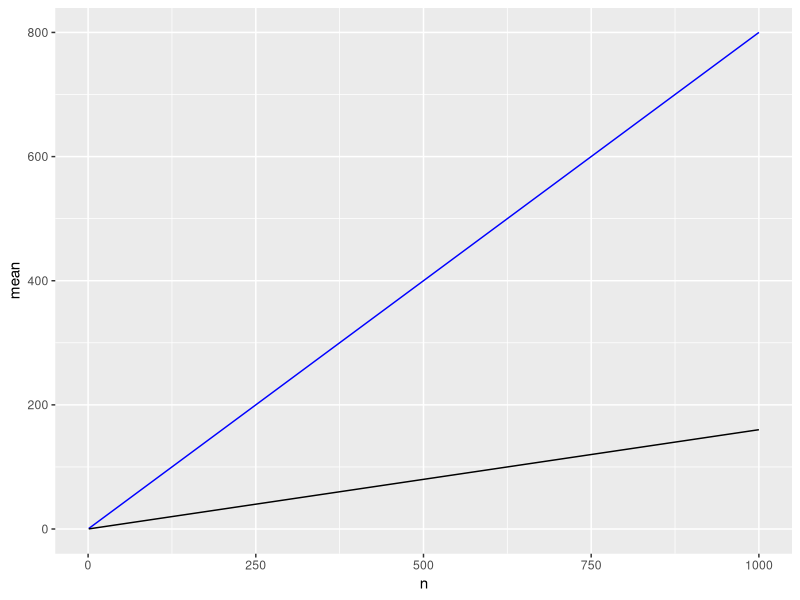
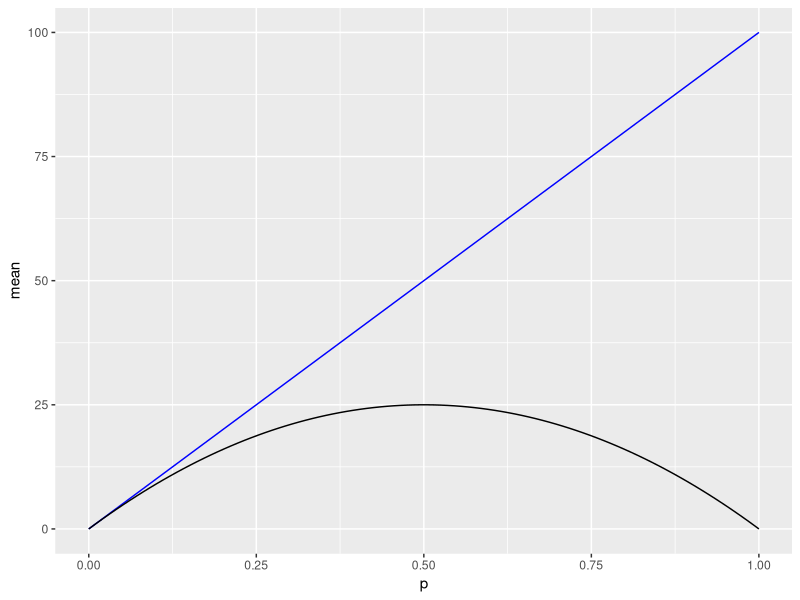
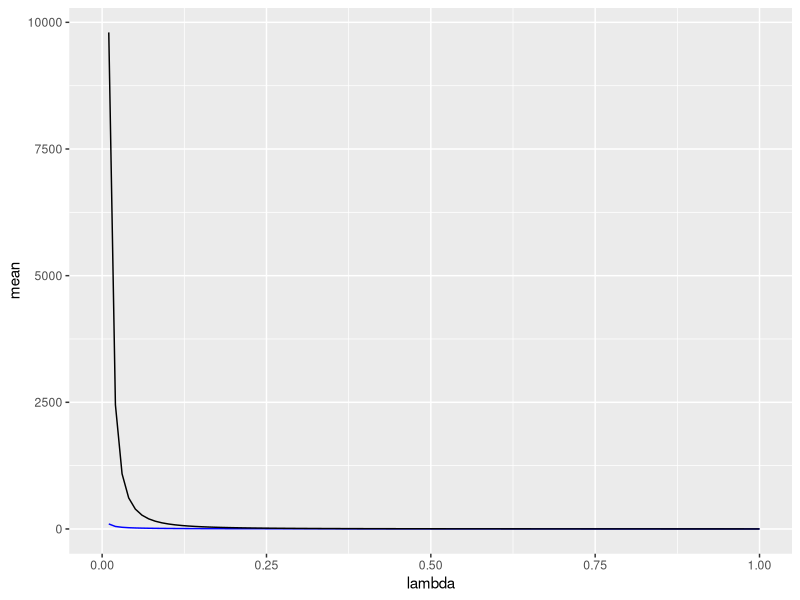
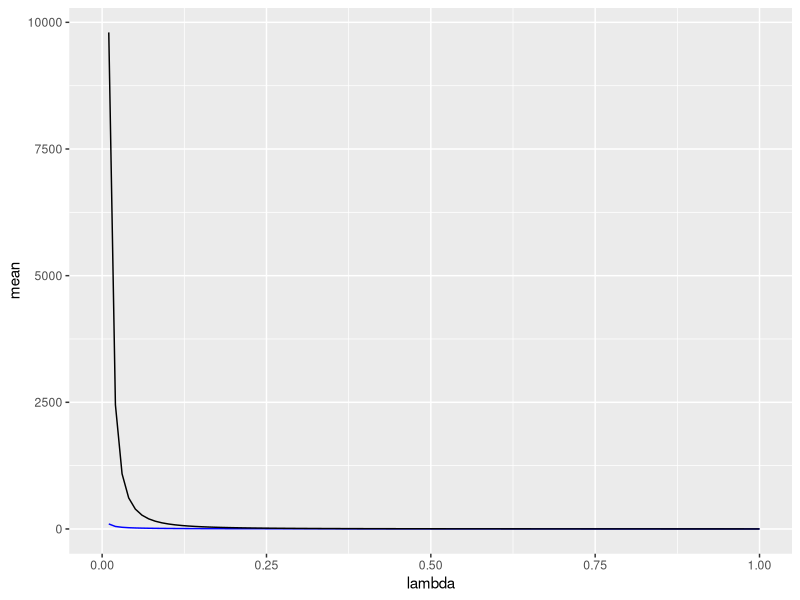

Generate these figures, in order, with R:
## ---- chunk 1
knitr::opts_chunk$set(tidy.opts=list(width.cutoff=80), tidy=TRUE)
## ---- chunk 2
library(tidyverse)
## ---- chunk 3
# Mean and standard deviation of X_n random variables
mean_Xn = 0
variance_Xn = 1/4

# Number of independent variables
n = 364

# Mean and sd of sum of independent variables
mean_CLT = n * mean_Xn
variance_CLT = n * variance_Xn
## ---- chunk 4
mean_Y365 = 100 + mean_CLT
## ---- chunk 5
p_100 = 1 - pnorm(100, mean = mean_Y365, sd = sqrt(variance_CLT))
p_110 = 1 - pnorm(110, mean = mean_Y365, sd = sqrt(variance_CLT))
p_120 = 1 - pnorm(120, mean = mean_Y365, sd = sqrt(variance_CLT))

cat(
  'P(Y_365 >= 100) = ',p_100,'\n',
  'P(Y_365 >= 110) = ',p_110,'\n',
  'P(Y_365 >= 120) = ',p_120,
  sep = ''
)
## ---- chunk 6
mgf <- expression( (q + p * exp(t))^n )
first_moment <- D(mgf, 't')
second_moment <- D(first_moment, 't')

print(first_moment)

print(second_moment)
## ---- chunk 7
expected_val_binom <- function(n,p,q,t) eval(first_moment)
variance_binom <- function(n,p,q,t) eval(second_moment) - eval(first_moment)^2

n = 100
p = 0.8
q = 1 - p

cat(
  'Expected Value: ',expected_val_binom(n,p,q,0),'\n',
  'Variance: ',variance_binom(n,p,q,0),
  sep = ''
)
## ---- chunk 8
cat(
  'Expected Value: ',n*p,'\n',
  'Variance: ',n*p*q,
  sep = ''
)
## ---- chunk 9
results <- data.frame()
p <- 0.8
q <- 1 - p

for (n in 1:1000) {
  mean <- expected_val_binom(n,p,q,0)
  variance <- variance_binom(n,p,q,0)
  result <- list(n = n, mean = mean, variance = variance)
  results <- rbind (results, result)
}

results %>%
  ggplot() +
  geom_line(aes(x = n, y = mean), color = 'blue') +
  geom_line(aes(x = n, y = variance), color = 'black')
## ---- chunk 10
results <- data.frame()
n = 100

for (p in seq(0, 1, length.out = 100)) {
  q <- 1 - p
  mean <- expected_val_binom(n,p,q,0)
  variance <- variance_binom(n,p,q,0)
  result <- list(p = p, mean = mean, variance = variance)
  results <- rbind (results, result)
}

results %>%
  ggplot() +
  geom_line(aes(x = p, y = mean), color = 'blue') +
  geom_line(aes(x = p, y = variance), color = 'black')
## ---- chunk 11
mgf <- expression( lambda / (lambda - t) ) # (1 - t * lambda^-1)^-1 )
first_moment <- D(mgf, 't')
second_moment <- D(first_moment, 't')

print(first_moment)

print(second_moment)
## ---- chunk 12
expected_val_expo <- function(lambda,t) eval(first_moment)
variance_expo <- function(lambda,t) eval(second_moment) - eval(first_moment)^2

lambda = 1/10

cat(
  'Expected Value: ',expected_val_expo(lambda,0),'\n',
  'Variance: ',variance_expo(lambda,0),
  sep = ''
)
## ---- chunk 13
cat(
  'Expected Value: ', 1 / lambda,'\n',
  'Variance: ', 1 / lambda^2,
  sep = ''
)
## ---- chunk 14
results <- data.frame()

for (lambda in seq(0, 1, length.out = 100)) {
  mean <- expected_val_expo(lambda,0)
  variance <- variance_expo(lambda,0)
  result <- list(lambda = lambda, mean = mean, variance = variance)
  results <- rbind (results, result)
}

results %>%
  ggplot() +
  geom_line(aes(x = lambda, y = mean), color = 'blue') +
  geom_line(aes(x = lambda, y = variance), color = 'black')
## ---- chunk 15
library(ggplot2)

# Define your functions expected_val_expo() and variance_expo() here

results <- data.frame()

for (lambda in seq(0, 1, length.out = 100)) {
  mean <- expected_val_expo(lambda, 0)  # Assuming the second argument is a placeholder
  variance <- variance_expo(lambda, 0)  # Assuming the second argument is a placeholder
  result <- list(lambda = lambda, mean = mean, variance = variance)
  results <- rbind(results, result)
}

results %>%
  ggplot() +
  geom_line(aes(x = lambda, y = mean), color = 'blue') +
  geom_line(aes(x = lambda, y = variance), color = 'black')

